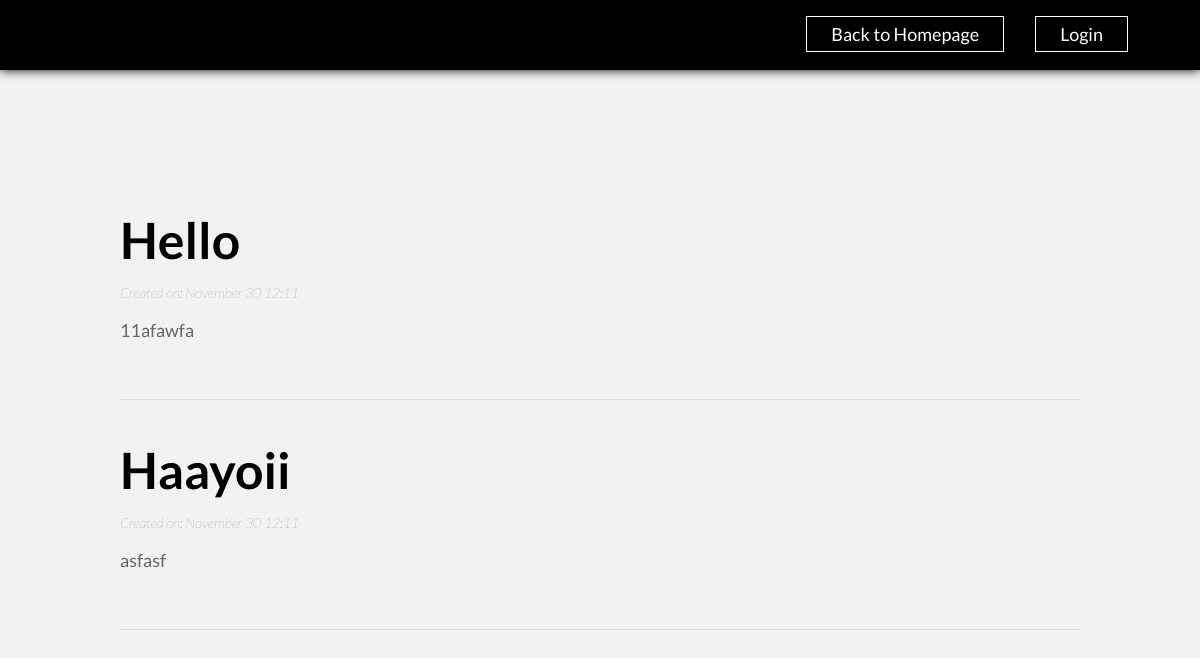
/posts/, run on the app's committed database.
### tables this page shows
CREATE TABLE `post` (
  `id` int(11) NOT NULL,
  `user_id` int(11) NOT NULL,
  `title` varchar(255) NOT NULL,
  `body` text NOT NULL,
  `created_at` datetime NOT NULL
);

### app/controllers/Posts.php (called while the page is built, shortened)
<?php
class Posts extends Controller {
    public function __construct() {
        $this->postModel = $this->model('Post');
    }
    public function index() {
        $posts = $this->postModel->findAllPosts();
        $data = [
            'posts' => $posts
        ];
        $this->view('posts/index', $data);
    }
}

### app/libraries/Core.php (called while the page is built, shortened)
<?php
  class Core {
    protected $currentMethod = 'index';
    public function __construct(){
      $url = $this->getUrl();
      if($url != NULL){
      if(file_exists('../app/controllers/' . ucwords($url[0]). '.php')){
        unset($url[0]);
      }
    }
      $this->currentController = new $this->currentController;
      $this->params = $url ? array_values($url) : [];
      call_user_func_array([$this->currentController, $this->currentMethod], $this->params);
    }
    public function getUrl(){
      if(isset($_GET['url'])){
        $url = rtrim($_GET['url'], '/');
        $url = filter_var($url, FILTER_SANITIZE_URL);
        $url = explode('/', $url);
        return $url;
      }
    }
  }

### app/require.php (called while the page is built, shortened)
<?php
    require_once 'libraries/Core.php';
    require_once 'libraries/Database.php';
    $init = new Core();

### public/index.php (called while the page is built)
<?php
    require_once '../app/require.php';

### app/libraries/Database.php (called while the page is built, shortened)
<?php
    class Database {
        private $dbHost = DB_HOST;
        private $dbUser = DB_USER;
        private $dbPass = DB_PASS;
        private $dbName = DB_NAME;
        private $statement;
        private $dbHandler;
        public function __construct() {
            $conn = 'mysql:host=' . $this->dbHost . ';dbname=' . $this->dbName;
            $options = array(
                PDO::ATTR_PERSISTENT => true,
                PDO::ATTR_ERRMODE => PDO::ERRMODE_EXCEPTION
            );
            try {
                $this->dbHandler = new PDO($conn, $this->dbUser, $this->dbPass, $options);
            } catch (PDOException $e) {
                $this->error = $e->getMessage();
                echo $this->error;
            }
        }
        public function query($sql) {
            $this->statement = $this->dbHandler->prepare($sql);
        }
        public function execute() {
            return $this->statement->execute();
        }
        public function resultSet() {
            $this->execute();
            return $this->statement->fetchAll(PDO::FETCH_OBJ);
        }
    }

### app/models/Post.php (called while the page is built, shortened)
<?php
class Post {
    private $db;
    public function __construct() {
        $this->db = new Database;
    }
    public function findAllPosts() {
        $this->db->query('SELECT * FROM post ORDER BY created_at ASC');
        $results = $this->db->resultSet();
        return $results;
    }
}

### app/views/posts/index.php (the view, shortened to what this page needs)
<?php
   require APPROOT . '/views/includes/head.php';
?>
<div class="navbar dark">
    <nav class="top-nav">
        <ul>
            <li class="btn-login">
                <?php if(isset($_SESSION['user_id']) && $_SESSION['role'] == "Admin") : ?>
                    <a href="<?php echo URLROOT; ?>/admins/">Back to Admin's Dashboard</a>
                <?php elseif(isset($_SESSION['user_id']) && $_SESSION['role'] == "Customer"): ?>
                    <a href="<?php echo URLROOT; ?>/customers/">Back to Customer's Dashboard</a>
                <?php else : ?>
                    <a href="<?php echo URLROOT; ?>/index/">Back to Homepage</a>
                <?php endif; ?>
            </li>
            <li class="btn-login black">
                <?php if(isset($_SESSION['user_id'])) : ?>
                    <a href="<?php echo URLROOT; ?>/users/logout">Log out</a>
                <?php else : ?>
                    <a href="<?php echo URLROOT; ?>/users/login">Login</a>
                <?php endif; ?>
            </li>
        </ul>
    </nav>
</div>
<div class="container">
    <?php foreach($data['posts'] as $post): ?>
        <div class="container-item">
            <h2>
                <?php echo $post->title; ?>
            </h2>
            <h3>
                <?php echo 'Created on: ' . date('F j h:m', strtotime($post->created_at)) ?>
            </h3>
            <p>
                <?php echo $post->body ?>
            </p>
        </div>
    <?php endforeach; ?>
    </div>

### public/css/style.css (style rules this page uses)
html, body { height: 100%; width: 100%; padding: 0; margin: 0; top: 0; bottom: 0; font-family: 'Lato', sans-serif; background-color: #f2f2f2; }
a { text-decoration: none; }
h2 { font-size: 50px; margin: 0; }
h3 { font-size: 14px; color: #696969; font-weight: 100; font-style: italic; }
p { font-size: 18px; color: #666; }
.top-nav { display: block; background: red; }
.top-nav ul { margin: 0; padding: 0; position: absolute; right: 6%; top: 2%; }
.top-nav ul li { display: inline-block; margin-left: 28px; }
.top-nav ul li a { color: #ffffff; text-decoration: none; font-size: 18px; }
.btn-login { border: 1px solid #ffffff; padding: 6px 24px; }
.navbar { width: 100%; height: 70px; background-color: #1a1a1a; box-shadow: 0px 0px 10px #1a1a1a; }
.dark { background-color: #000000; box-shadow: 0px 0px 10px #000000; }
.container { margin: 0 auto; width: 80%; padding: 100px 0px; }
.container-item { border-bottom: 1px solid #dcdcdc; padding: 40px 0px; }
::placeholder { font-size: 14px; font-weight: 100; font-style: italic; }

### data on the page
post: title "Hello", created_at "November 30 12:11", body "11afawfa"
post: title "Haayoii", created_at "November 30 12:11", body "asfasf"
